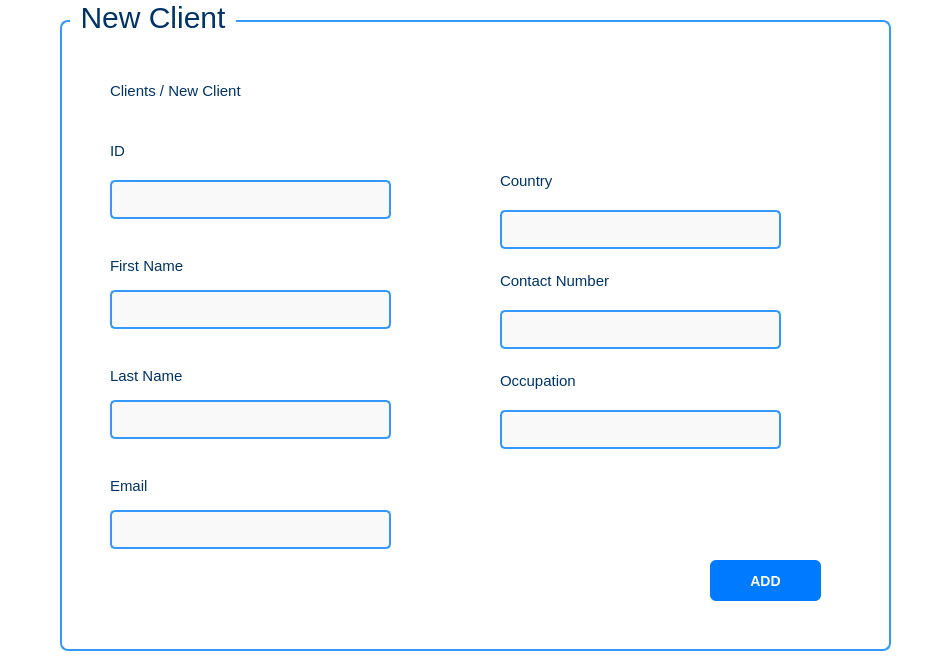
<?xml version="1.0" encoding="UTF-8"?>
<ui version="4.0">
 <class>NewClient</class>
 <widget class="QDialog" name="NewClient">
  <property name="geometry">
   <rect>
    <x>0</x>
    <y>0</y>
    <width>933</width>
    <height>658</height>
   </rect>
  </property>
  <property name="windowTitle">
   <string>Dialog</string>
  </property>
  <property name="styleSheet">
   <string notr="true">/* Main window */
QWidget {
    background-color: #ffffff;
    font-family: &quot;Segoe UI&quot;, sans-serif;
    font-size: 14px;
    color: #1a1a1a;
}

/* Title labels */
QLabel {
    font-weight: bold;
    color: #003366;
    font: 15px;
}

/* Input fields */
QLineEdit {
    border: 2px solid #3399ff;
    border-radius: 5px;
    padding: 5px;
    min-height: 25px;
    background-color: #f9f9f9;
}
QLineEdit:hover {
    border: 2px solid #007acc;
}

/* Group Box */
QGroupBox {
    border: 2px solid #3399ff;
    border-radius: 8px;
    margin-top: 20px;
    font-size: 30px;
}
QGroupBox:title {
    subcontrol-origin: margin;
    left: 10px;
    padding: 0 6px;
    color: #003366;
    font-size: 16px;
    font-weight: bold;
    background-color: #ffffff;
}

/* Buttons */
QPushButton {
    background-color: #007bff;
    color: white;
    border-radius: 6px;
    padding: 6px 12px;
    font-weight: bold;
}
QPushButton:hover {
    background-color: #0056b3;
}
QPushButton:pressed {
    background-color: #003d80;
}</string>
  </property>
  <widget class="QLabel" name="label_9">
   <property name="geometry">
    <rect>
     <x>440</x>
     <y>360</y>
     <width>181</width>
     <height>41</height>
    </rect>
   </property>
   <property name="font">
    <font>
     <family>Segoe UI</family>
     <pointsize>-1</pointsize>
     <italic>false</italic>
     <bold>false</bold>
    </font>
   </property>
   <property name="text">
    <string>Occupation</string>
   </property>
  </widget>
  <widget class="QGroupBox" name="groupBox">
   <property name="geometry">
    <rect>
     <x>60</x>
     <y>0</y>
     <width>831</width>
     <height>651</height>
    </rect>
   </property>
   <property name="title">
    <string>New Client</string>
   </property>
   <widget class="QPushButton" name="btnAdd">
    <property name="geometry">
     <rect>
      <x>650</x>
      <y>560</y>
      <width>111</width>
      <height>41</height>
     </rect>
    </property>
    <property name="text">
     <string>ADD</string>
    </property>
   </widget>
   <widget class="QLineEdit" name="txtEmail">
    <property name="geometry">
     <rect>
      <x>50</x>
      <y>510</y>
      <width>281</width>
      <height>39</height>
     </rect>
    </property>
    <property name="text">
     <string/>
    </property>
   </widget>
   <widget class="QLabel" name="label_6">
    <property name="geometry">
     <rect>
      <x>50</x>
      <y>470</y>
      <width>181</width>
      <height>31</height>
     </rect>
    </property>
    <property name="font">
     <font>
      <family>Segoe UI</family>
      <pointsize>-1</pointsize>
      <italic>false</italic>
      <bold>false</bold>
     </font>
    </property>
    <property name="text">
     <string>Email</string>
    </property>
   </widget>
   <widget class="QLineEdit" name="txtLastName">
    <property name="geometry">
     <rect>
      <x>50</x>
      <y>400</y>
      <width>281</width>
      <height>39</height>
     </rect>
    </property>
   </widget>
   <widget class="QLineEdit" name="txtFirstName">
    <property name="geometry">
     <rect>
      <x>50</x>
      <y>290</y>
      <width>281</width>
      <height>39</height>
     </rect>
    </property>
   </widget>
   <widget class="QLineEdit" name="txtID">
    <property name="geometry">
     <rect>
      <x>50</x>
      <y>180</y>
      <width>281</width>
      <height>39</height>
     </rect>
    </property>
    <property name="palette">
     <palette>
      <active>
       <colorrole role="WindowText">
        <brush brushstyle="SolidPattern">
         <color alpha="255">
          <red>26</red>
          <green>26</green>
          <blue>26</blue>
         </color>
        </brush>
       </colorrole>
       <colorrole role="Button">
        <brush brushstyle="SolidPattern">
         <color alpha="255">
          <red>249</red>
          <green>249</green>
          <blue>249</blue>
         </color>
        </brush>
       </colorrole>
       <colorrole role="Text">
        <brush brushstyle="SolidPattern">
         <color alpha="255">
          <red>26</red>
          <green>26</green>
          <blue>26</blue>
         </color>
        </brush>
       </colorrole>
       <colorrole role="ButtonText">
        <brush brushstyle="SolidPattern">
         <color alpha="255">
          <red>26</red>
          <green>26</green>
          <blue>26</blue>
         </color>
        </brush>
       </colorrole>
       <colorrole role="Base">
        <brush brushstyle="SolidPattern">
         <color alpha="255">
          <red>249</red>
          <green>249</green>
          <blue>249</blue>
         </color>
        </brush>
       </colorrole>
       <colorrole role="Window">
        <brush brushstyle="SolidPattern">
         <color alpha="255">
          <red>249</red>
          <green>249</green>
          <blue>249</blue>
         </color>
        </brush>
       </colorrole>
       <colorrole role="Shadow">
        <brush brushstyle="SolidPattern">
         <color alpha="255">
          <red>0</red>
          <green>0</green>
          <blue>0</blue>
         </color>
        </brush>
       </colorrole>
       <colorrole role="PlaceholderText">
        <brush brushstyle="SolidPattern">
         <color alpha="128">
          <red>26</red>
          <green>26</green>
          <blue>26</blue>
         </color>
        </brush>
       </colorrole>
      </active>
      <inactive>
       <colorrole role="WindowText">
        <brush brushstyle="SolidPattern">
         <color alpha="255">
          <red>26</red>
          <green>26</green>
          <blue>26</blue>
         </color>
        </brush>
       </colorrole>
       <colorrole role="Button">
        <brush brushstyle="SolidPattern">
         <color alpha="255">
          <red>249</red>
          <green>249</green>
          <blue>249</blue>
         </color>
        </brush>
       </colorrole>
       <colorrole role="Text">
        <brush brushstyle="SolidPattern">
         <color alpha="255">
          <red>26</red>
          <green>26</green>
          <blue>26</blue>
         </color>
        </brush>
       </colorrole>
       <colorrole role="ButtonText">
        <brush brushstyle="SolidPattern">
         <color alpha="255">
          <red>26</red>
          <green>26</green>
          <blue>26</blue>
         </color>
        </brush>
       </colorrole>
       <colorrole role="Base">
        <brush brushstyle="SolidPattern">
         <color alpha="255">
          <red>249</red>
          <green>249</green>
          <blue>249</blue>
         </color>
        </brush>
       </colorrole>
       <colorrole role="Window">
        <brush brushstyle="SolidPattern">
         <color alpha="255">
          <red>249</red>
          <green>249</green>
          <blue>249</blue>
         </color>
        </brush>
       </colorrole>
       <colorrole role="Shadow">
        <brush brushstyle="SolidPattern">
         <color alpha="255">
          <red>0</red>
          <green>0</green>
          <blue>0</blue>
         </color>
        </brush>
       </colorrole>
       <colorrole role="PlaceholderText">
        <brush brushstyle="SolidPattern">
         <color alpha="128">
          <red>26</red>
          <green>26</green>
          <blue>26</blue>
         </color>
        </brush>
       </colorrole>
      </inactive>
      <disabled>
       <colorrole role="WindowText">
        <brush brushstyle="SolidPattern">
         <color alpha="255">
          <red>26</red>
          <green>26</green>
          <blue>26</blue>
         </color>
        </brush>
       </colorrole>
       <colorrole role="Button">
        <brush brushstyle="SolidPattern">
         <color alpha="255">
          <red>249</red>
          <green>249</green>
          <blue>249</blue>
         </color>
        </brush>
       </colorrole>
       <colorrole role="Text">
        <brush brushstyle="SolidPattern">
         <color alpha="255">
          <red>26</red>
          <green>26</green>
          <blue>26</blue>
         </color>
        </brush>
       </colorrole>
       <colorrole role="ButtonText">
        <brush brushstyle="SolidPattern">
         <color alpha="255">
          <red>26</red>
          <green>26</green>
          <blue>26</blue>
         </color>
        </brush>
       </colorrole>
       <colorrole role="Base">
        <brush brushstyle="SolidPattern">
         <color alpha="255">
          <red>249</red>
          <green>249</green>
          <blue>249</blue>
         </color>
        </brush>
       </colorrole>
       <colorrole role="Window">
        <brush brushstyle="SolidPattern">
         <color alpha="255">
          <red>249</red>
          <green>249</green>
          <blue>249</blue>
         </color>
        </brush>
       </colorrole>
       <colorrole role="Shadow">
        <brush brushstyle="SolidPattern">
         <color alpha="255">
          <red>0</red>
          <green>0</green>
          <blue>0</blue>
         </color>
        </brush>
       </colorrole>
       <colorrole role="PlaceholderText">
        <brush brushstyle="SolidPattern">
         <color alpha="128">
          <red>26</red>
          <green>26</green>
          <blue>26</blue>
         </color>
        </brush>
       </colorrole>
      </disabled>
     </palette>
    </property>
   </widget>
   <widget class="QLabel" name="label_3">
    <property name="geometry">
     <rect>
      <x>50</x>
      <y>130</y>
      <width>181</width>
      <height>41</height>
     </rect>
    </property>
    <property name="font">
     <font>
      <family>Segoe UI</family>
      <pointsize>-1</pointsize>
      <italic>false</italic>
      <bold>false</bold>
     </font>
    </property>
    <property name="text">
     <string>ID</string>
    </property>
   </widget>
   <widget class="QLabel" name="label_8">
    <property name="geometry">
     <rect>
      <x>50</x>
      <y>250</y>
      <width>181</width>
      <height>31</height>
     </rect>
    </property>
    <property name="palette">
     <palette>
      <active>
       <colorrole role="WindowText">
        <brush brushstyle="SolidPattern">
         <color alpha="255">
          <red>0</red>
          <green>0</green>
          <blue>0</blue>
         </color>
        </brush>
       </colorrole>
       <colorrole role="Button">
        <brush brushstyle="SolidPattern">
         <color alpha="255">
          <red>255</red>
          <green>255</green>
          <blue>255</blue>
         </color>
        </brush>
       </colorrole>
       <colorrole role="Light">
        <brush brushstyle="SolidPattern">
         <color alpha="255">
          <red>255</red>
          <green>255</green>
          <blue>255</blue>
         </color>
        </brush>
       </colorrole>
       <colorrole role="Midlight">
        <brush brushstyle="SolidPattern">
         <color alpha="255">
          <red>229</red>
          <green>229</green>
          <blue>229</blue>
         </color>
        </brush>
       </colorrole>
       <colorrole role="Dark">
        <brush brushstyle="SolidPattern">
         <color alpha="255">
          <red>102</red>
          <green>102</green>
          <blue>102</blue>
         </color>
        </brush>
       </colorrole>
       <colorrole role="Mid">
        <brush brushstyle="SolidPattern">
         <color alpha="255">
          <red>136</red>
          <green>136</green>
          <blue>136</blue>
         </color>
        </brush>
       </colorrole>
       <colorrole role="Text">
        <brush brushstyle="SolidPattern">
         <color alpha="255">
          <red>0</red>
          <green>0</green>
          <blue>0</blue>
         </color>
        </brush>
       </colorrole>
       <colorrole role="BrightText">
        <brush brushstyle="SolidPattern">
         <color alpha="255">
          <red>255</red>
          <green>255</green>
          <blue>255</blue>
         </color>
        </brush>
       </colorrole>
       <colorrole role="ButtonText">
        <brush brushstyle="SolidPattern">
         <color alpha="255">
          <red>0</red>
          <green>0</green>
          <blue>0</blue>
         </color>
        </brush>
       </colorrole>
       <colorrole role="Base">
        <brush brushstyle="SolidPattern">
         <color alpha="255">
          <red>255</red>
          <green>255</green>
          <blue>255</blue>
         </color>
        </brush>
       </colorrole>
       <colorrole role="Window">
        <brush brushstyle="SolidPattern">
         <color alpha="255">
          <red>255</red>
          <green>255</green>
          <blue>255</blue>
         </color>
        </brush>
       </colorrole>
       <colorrole role="Shadow">
        <brush brushstyle="SolidPattern">
         <color alpha="255">
          <red>0</red>
          <green>0</green>
          <blue>0</blue>
         </color>
        </brush>
       </colorrole>
       <colorrole role="AlternateBase">
        <brush brushstyle="SolidPattern">
         <color alpha="255">
          <red>229</red>
          <green>229</green>
          <blue>229</blue>
         </color>
        </brush>
       </colorrole>
       <colorrole role="ToolTipBase">
        <brush brushstyle="SolidPattern">
         <color alpha="255">
          <red>255</red>
          <green>255</green>
          <blue>220</blue>
         </color>
        </brush>
       </colorrole>
       <colorrole role="ToolTipText">
        <brush brushstyle="SolidPattern">
         <color alpha="255">
          <red>0</red>
          <green>0</green>
          <blue>0</blue>
         </color>
        </brush>
       </colorrole>
       <colorrole role="PlaceholderText">
        <brush brushstyle="SolidPattern">
         <color alpha="127">
          <red>0</red>
          <green>0</green>
          <blue>0</blue>
         </color>
        </brush>
       </colorrole>
       <colorrole role="Accent">
        <brush brushstyle="SolidPattern">
         <color alpha="255">
          <red>255</red>
          <green>255</green>
          <blue>255</blue>
         </color>
        </brush>
       </colorrole>
      </active>
      <inactive>
       <colorrole role="WindowText">
        <brush brushstyle="SolidPattern">
         <color alpha="255">
          <red>0</red>
          <green>0</green>
          <blue>0</blue>
         </color>
        </brush>
       </colorrole>
       <colorrole role="Button">
        <brush brushstyle="SolidPattern">
         <color alpha="255">
          <red>255</red>
          <green>255</green>
          <blue>255</blue>
         </color>
        </brush>
       </colorrole>
       <colorrole role="Light">
        <brush brushstyle="SolidPattern">
         <color alpha="255">
          <red>255</red>
          <green>255</green>
          <blue>255</blue>
         </color>
        </brush>
       </colorrole>
       <colorrole role="Midlight">
        <brush brushstyle="SolidPattern">
         <color alpha="255">
          <red>229</red>
          <green>229</green>
          <blue>229</blue>
         </color>
        </brush>
       </colorrole>
       <colorrole role="Dark">
        <brush brushstyle="SolidPattern">
         <color alpha="255">
          <red>102</red>
          <green>102</green>
          <blue>102</blue>
         </color>
        </brush>
       </colorrole>
       <colorrole role="Mid">
        <brush brushstyle="SolidPattern">
         <color alpha="255">
          <red>136</red>
          <green>136</green>
          <blue>136</blue>
         </color>
        </brush>
       </colorrole>
       <colorrole role="Text">
        <brush brushstyle="SolidPattern">
         <color alpha="255">
          <red>0</red>
          <green>0</green>
          <blue>0</blue>
         </color>
        </brush>
       </colorrole>
       <colorrole role="BrightText">
        <brush brushstyle="SolidPattern">
         <color alpha="255">
          <red>255</red>
          <green>255</green>
          <blue>255</blue>
         </color>
        </brush>
       </colorrole>
       <colorrole role="ButtonText">
        <brush brushstyle="SolidPattern">
         <color alpha="255">
          <red>0</red>
          <green>0</green>
          <blue>0</blue>
         </color>
        </brush>
       </colorrole>
       <colorrole role="Base">
        <brush brushstyle="SolidPattern">
         <color alpha="255">
          <red>255</red>
          <green>255</green>
          <blue>255</blue>
         </color>
        </brush>
       </colorrole>
       <colorrole role="Window">
        <brush brushstyle="SolidPattern">
         <color alpha="255">
          <red>255</red>
          <green>255</green>
          <blue>255</blue>
         </color>
        </brush>
       </colorrole>
       <colorrole role="Shadow">
        <brush brushstyle="SolidPattern">
         <color alpha="255">
          <red>0</red>
          <green>0</green>
          <blue>0</blue>
         </color>
        </brush>
       </colorrole>
       <colorrole role="AlternateBase">
        <brush brushstyle="SolidPattern">
         <color alpha="255">
          <red>229</red>
          <green>229</green>
          <blue>229</blue>
         </color>
        </brush>
       </colorrole>
       <colorrole role="ToolTipBase">
        <brush brushstyle="SolidPattern">
         <color alpha="255">
          <red>255</red>
          <green>255</green>
          <blue>220</blue>
         </color>
        </brush>
       </colorrole>
       <colorrole role="ToolTipText">
        <brush brushstyle="SolidPattern">
         <color alpha="255">
          <red>0</red>
          <green>0</green>
          <blue>0</blue>
         </color>
        </brush>
       </colorrole>
       <colorrole role="PlaceholderText">
        <brush brushstyle="SolidPattern">
         <color alpha="127">
          <red>0</red>
          <green>0</green>
          <blue>0</blue>
         </color>
        </brush>
       </colorrole>
       <colorrole role="Accent">
        <brush brushstyle="SolidPattern">
         <color alpha="255">
          <red>255</red>
          <green>255</green>
          <blue>255</blue>
         </color>
        </brush>
       </colorrole>
      </inactive>
      <disabled>
       <colorrole role="WindowText">
        <brush brushstyle="SolidPattern">
         <color alpha="255">
          <red>102</red>
          <green>102</green>
          <blue>102</blue>
         </color>
        </brush>
       </colorrole>
       <colorrole role="Button">
        <brush brushstyle="SolidPattern">
         <color alpha="255">
          <red>255</red>
          <green>255</green>
          <blue>255</blue>
         </color>
        </brush>
       </colorrole>
       <colorrole role="Light">
        <brush brushstyle="SolidPattern">
         <color alpha="255">
          <red>255</red>
          <green>255</green>
          <blue>255</blue>
         </color>
        </brush>
       </colorrole>
       <colorrole role="Midlight">
        <brush brushstyle="SolidPattern">
         <color alpha="255">
          <red>229</red>
          <green>229</green>
          <blue>229</blue>
         </color>
        </brush>
       </colorrole>
       <colorrole role="Dark">
        <brush brushstyle="SolidPattern">
         <color alpha="255">
          <red>102</red>
          <green>102</green>
          <blue>102</blue>
         </color>
        </brush>
       </colorrole>
       <colorrole role="Mid">
        <brush brushstyle="SolidPattern">
         <color alpha="255">
          <red>136</red>
          <green>136</green>
          <blue>136</blue>
         </color>
        </brush>
       </colorrole>
       <colorrole role="Text">
        <brush brushstyle="SolidPattern">
         <color alpha="255">
          <red>102</red>
          <green>102</green>
          <blue>102</blue>
         </color>
        </brush>
       </colorrole>
       <colorrole role="BrightText">
        <brush brushstyle="SolidPattern">
         <color alpha="255">
          <red>255</red>
          <green>255</green>
          <blue>255</blue>
         </color>
        </brush>
       </colorrole>
       <colorrole role="ButtonText">
        <brush brushstyle="SolidPattern">
         <color alpha="255">
          <red>102</red>
          <green>102</green>
          <blue>102</blue>
         </color>
        </brush>
       </colorrole>
       <colorrole role="Base">
        <brush brushstyle="SolidPattern">
         <color alpha="255">
          <red>255</red>
          <green>255</green>
          <blue>255</blue>
         </color>
        </brush>
       </colorrole>
       <colorrole role="Window">
        <brush brushstyle="SolidPattern">
         <color alpha="255">
          <red>255</red>
          <green>255</green>
          <blue>255</blue>
         </color>
        </brush>
       </colorrole>
       <colorrole role="Shadow">
        <brush brushstyle="SolidPattern">
         <color alpha="255">
          <red>0</red>
          <green>0</green>
          <blue>0</blue>
         </color>
        </brush>
       </colorrole>
       <colorrole role="AlternateBase">
        <brush brushstyle="SolidPattern">
         <color alpha="255">
          <red>204</red>
          <green>204</green>
          <blue>204</blue>
         </color>
        </brush>
       </colorrole>
       <colorrole role="ToolTipBase">
        <brush brushstyle="SolidPattern">
         <color alpha="255">
          <red>255</red>
          <green>255</green>
          <blue>220</blue>
         </color>
        </brush>
       </colorrole>
       <colorrole role="ToolTipText">
        <brush brushstyle="SolidPattern">
         <color alpha="255">
          <red>0</red>
          <green>0</green>
          <blue>0</blue>
         </color>
        </brush>
       </colorrole>
       <colorrole role="PlaceholderText">
        <brush brushstyle="SolidPattern">
         <color alpha="127">
          <red>102</red>
          <green>102</green>
          <blue>102</blue>
         </color>
        </brush>
       </colorrole>
       <colorrole role="Accent">
        <brush brushstyle="SolidPattern">
         <color alpha="255">
          <red>255</red>
          <green>255</green>
          <blue>255</blue>
         </color>
        </brush>
       </colorrole>
      </disabled>
     </palette>
    </property>
    <property name="font">
     <font>
      <family>Segoe UI</family>
      <pointsize>-1</pointsize>
      <italic>false</italic>
      <bold>false</bold>
     </font>
    </property>
    <property name="text">
     <string>First Name</string>
    </property>
   </widget>
   <widget class="QLabel" name="label_2">
    <property name="geometry">
     <rect>
      <x>50</x>
      <y>70</y>
      <width>181</width>
      <height>41</height>
     </rect>
    </property>
    <property name="font">
     <font>
      <family>Segoe UI</family>
      <pointsize>-1</pointsize>
      <italic>false</italic>
      <bold>false</bold>
     </font>
    </property>
    <property name="text">
     <string>Clients / New Client</string>
    </property>
   </widget>
   <widget class="QLabel" name="label_4">
    <property name="geometry">
     <rect>
      <x>50</x>
      <y>360</y>
      <width>181</width>
      <height>31</height>
     </rect>
    </property>
    <property name="palette">
     <palette>
      <active>
       <colorrole role="WindowText">
        <brush brushstyle="SolidPattern">
         <color alpha="255">
          <red>0</red>
          <green>0</green>
          <blue>0</blue>
         </color>
        </brush>
       </colorrole>
       <colorrole role="Button">
        <brush brushstyle="SolidPattern">
         <color alpha="255">
          <red>255</red>
          <green>255</green>
          <blue>255</blue>
         </color>
        </brush>
       </colorrole>
       <colorrole role="Light">
        <brush brushstyle="SolidPattern">
         <color alpha="255">
          <red>255</red>
          <green>255</green>
          <blue>255</blue>
         </color>
        </brush>
       </colorrole>
       <colorrole role="Midlight">
        <brush brushstyle="SolidPattern">
         <color alpha="255">
          <red>229</red>
          <green>229</green>
          <blue>229</blue>
         </color>
        </brush>
       </colorrole>
       <colorrole role="Dark">
        <brush brushstyle="SolidPattern">
         <color alpha="255">
          <red>102</red>
          <green>102</green>
          <blue>102</blue>
         </color>
        </brush>
       </colorrole>
       <colorrole role="Mid">
        <brush brushstyle="SolidPattern">
         <color alpha="255">
          <red>136</red>
          <green>136</green>
          <blue>136</blue>
         </color>
        </brush>
       </colorrole>
       <colorrole role="Text">
        <brush brushstyle="SolidPattern">
         <color alpha="255">
          <red>0</red>
          <green>0</green>
          <blue>0</blue>
         </color>
        </brush>
       </colorrole>
       <colorrole role="BrightText">
        <brush brushstyle="SolidPattern">
         <color alpha="255">
          <red>255</red>
          <green>255</green>
          <blue>255</blue>
         </color>
        </brush>
       </colorrole>
       <colorrole role="ButtonText">
        <brush brushstyle="SolidPattern">
         <color alpha="255">
          <red>0</red>
          <green>0</green>
          <blue>0</blue>
         </color>
        </brush>
       </colorrole>
       <colorrole role="Base">
        <brush brushstyle="SolidPattern">
         <color alpha="255">
          <red>255</red>
          <green>255</green>
          <blue>255</blue>
         </color>
        </brush>
       </colorrole>
       <colorrole role="Window">
        <brush brushstyle="SolidPattern">
         <color alpha="255">
          <red>255</red>
          <green>255</green>
          <blue>255</blue>
         </color>
        </brush>
       </colorrole>
       <colorrole role="Shadow">
        <brush brushstyle="SolidPattern">
         <color alpha="255">
          <red>0</red>
          <green>0</green>
          <blue>0</blue>
         </color>
        </brush>
       </colorrole>
       <colorrole role="AlternateBase">
        <brush brushstyle="SolidPattern">
         <color alpha="255">
          <red>229</red>
          <green>229</green>
          <blue>229</blue>
         </color>
        </brush>
       </colorrole>
       <colorrole role="ToolTipBase">
        <brush brushstyle="SolidPattern">
         <color alpha="255">
          <red>255</red>
          <green>255</green>
          <blue>220</blue>
         </color>
        </brush>
       </colorrole>
       <colorrole role="ToolTipText">
        <brush brushstyle="SolidPattern">
         <color alpha="255">
          <red>0</red>
          <green>0</green>
          <blue>0</blue>
         </color>
        </brush>
       </colorrole>
       <colorrole role="PlaceholderText">
        <brush brushstyle="SolidPattern">
         <color alpha="127">
          <red>0</red>
          <green>0</green>
          <blue>0</blue>
         </color>
        </brush>
       </colorrole>
       <colorrole role="Accent">
        <brush brushstyle="SolidPattern">
         <color alpha="255">
          <red>255</red>
          <green>255</green>
          <blue>255</blue>
         </color>
        </brush>
       </colorrole>
      </active>
      <inactive>
       <colorrole role="WindowText">
        <brush brushstyle="SolidPattern">
         <color alpha="255">
          <red>0</red>
          <green>0</green>
          <blue>0</blue>
         </color>
        </brush>
       </colorrole>
       <colorrole role="Button">
        <brush brushstyle="SolidPattern">
         <color alpha="255">
          <red>255</red>
          <green>255</green>
          <blue>255</blue>
         </color>
        </brush>
       </colorrole>
       <colorrole role="Light">
        <brush brushstyle="SolidPattern">
         <color alpha="255">
          <red>255</red>
          <green>255</green>
          <blue>255</blue>
         </color>
        </brush>
       </colorrole>
       <colorrole role="Midlight">
        <brush brushstyle="SolidPattern">
         <color alpha="255">
          <red>229</red>
          <green>229</green>
          <blue>229</blue>
         </color>
        </brush>
       </colorrole>
       <colorrole role="Dark">
        <brush brushstyle="SolidPattern">
         <color alpha="255">
          <red>102</red>
          <green>102</green>
          <blue>102</blue>
         </color>
        </brush>
       </colorrole>
       <colorrole role="Mid">
        <brush brushstyle="SolidPattern">
         <color alpha="255">
          <red>136</red>
          <green>136</green>
          <blue>136</blue>
         </color>
        </brush>
       </colorrole>
       <colorrole role="Text">
        <brush brushstyle="SolidPattern">
         <color alpha="255">
          <red>0</red>
          <green>0</green>
          <blue>0</blue>
         </color>
        </brush>
       </colorrole>
       <colorrole role="BrightText">
        <brush brushstyle="SolidPattern">
         <color alpha="255">
          <red>255</red>
          <green>255</green>
          <blue>255</blue>
         </color>
        </brush>
       </colorrole>
       <colorrole role="ButtonText">
        <brush brushstyle="SolidPattern">
         <color alpha="255">
          <red>0</red>
          <green>0</green>
          <blue>0</blue>
         </color>
        </brush>
       </colorrole>
       <colorrole role="Base">
        <brush brushstyle="SolidPattern">
         <color alpha="255">
          <red>255</red>
          <green>255</green>
          <blue>255</blue>
         </color>
        </brush>
       </colorrole>
       <colorrole role="Window">
        <brush brushstyle="SolidPattern">
         <color alpha="255">
          <red>255</red>
          <green>255</green>
          <blue>255</blue>
         </color>
        </brush>
       </colorrole>
       <colorrole role="Shadow">
        <brush brushstyle="SolidPattern">
         <color alpha="255">
          <red>0</red>
          <green>0</green>
          <blue>0</blue>
         </color>
        </brush>
       </colorrole>
       <colorrole role="AlternateBase">
        <brush brushstyle="SolidPattern">
         <color alpha="255">
          <red>229</red>
          <green>229</green>
          <blue>229</blue>
         </color>
        </brush>
       </colorrole>
       <colorrole role="ToolTipBase">
        <brush brushstyle="SolidPattern">
         <color alpha="255">
          <red>255</red>
          <green>255</green>
          <blue>220</blue>
         </color>
        </brush>
       </colorrole>
       <colorrole role="ToolTipText">
        <brush brushstyle="SolidPattern">
         <color alpha="255">
          <red>0</red>
          <green>0</green>
          <blue>0</blue>
         </color>
        </brush>
       </colorrole>
       <colorrole role="PlaceholderText">
        <brush brushstyle="SolidPattern">
         <color alpha="127">
          <red>0</red>
          <green>0</green>
          <blue>0</blue>
         </color>
        </brush>
       </colorrole>
       <colorrole role="Accent">
        <brush brushstyle="SolidPattern">
         <color alpha="255">
          <red>255</red>
          <green>255</green>
          <blue>255</blue>
         </color>
        </brush>
       </colorrole>
      </inactive>
      <disabled>
       <colorrole role="WindowText">
        <brush brushstyle="SolidPattern">
         <color alpha="255">
          <red>102</red>
          <green>102</green>
          <blue>102</blue>
         </color>
        </brush>
       </colorrole>
       <colorrole role="Button">
        <brush brushstyle="SolidPattern">
         <color alpha="255">
          <red>255</red>
          <green>255</green>
          <blue>255</blue>
         </color>
        </brush>
       </colorrole>
       <colorrole role="Light">
        <brush brushstyle="SolidPattern">
         <color alpha="255">
          <red>255</red>
          <green>255</green>
          <blue>255</blue>
         </color>
        </brush>
       </colorrole>
       <colorrole role="Midlight">
        <brush brushstyle="SolidPattern">
         <color alpha="255">
          <red>229</red>
          <green>229</green>
          <blue>229</blue>
         </color>
        </brush>
       </colorrole>
       <colorrole role="Dark">
        <brush brushstyle="SolidPattern">
         <color alpha="255">
          <red>102</red>
          <green>102</green>
          <blue>102</blue>
         </color>
        </brush>
       </colorrole>
       <colorrole role="Mid">
        <brush brushstyle="SolidPattern">
         <color alpha="255">
          <red>136</red>
          <green>136</green>
          <blue>136</blue>
         </color>
        </brush>
       </colorrole>
       <colorrole role="Text">
        <brush brushstyle="SolidPattern">
         <color alpha="255">
          <red>102</red>
          <green>102</green>
          <blue>102</blue>
         </color>
        </brush>
       </colorrole>
       <colorrole role="BrightText">
        <brush brushstyle="SolidPattern">
         <color alpha="255">
          <red>255</red>
          <green>255</green>
          <blue>255</blue>
         </color>
        </brush>
       </colorrole>
       <colorrole role="ButtonText">
        <brush brushstyle="SolidPattern">
         <color alpha="255">
          <red>102</red>
          <green>102</green>
          <blue>102</blue>
         </color>
        </brush>
       </colorrole>
       <colorrole role="Base">
        <brush brushstyle="SolidPattern">
         <color alpha="255">
          <red>255</red>
          <green>255</green>
          <blue>255</blue>
         </color>
        </brush>
       </colorrole>
       <colorrole role="Window">
        <brush brushstyle="SolidPattern">
         <color alpha="255">
          <red>255</red>
          <green>255</green>
          <blue>255</blue>
         </color>
        </brush>
       </colorrole>
       <colorrole role="Shadow">
        <brush brushstyle="SolidPattern">
         <color alpha="255">
          <red>0</red>
          <green>0</green>
          <blue>0</blue>
         </color>
        </brush>
       </colorrole>
       <colorrole role="AlternateBase">
        <brush brushstyle="SolidPattern">
         <color alpha="255">
          <red>204</red>
          <green>204</green>
          <blue>204</blue>
         </color>
        </brush>
       </colorrole>
       <colorrole role="ToolTipBase">
        <brush brushstyle="SolidPattern">
         <color alpha="255">
          <red>255</red>
          <green>255</green>
          <blue>220</blue>
         </color>
        </brush>
       </colorrole>
       <colorrole role="ToolTipText">
        <brush brushstyle="SolidPattern">
         <color alpha="255">
          <red>0</red>
          <green>0</green>
          <blue>0</blue>
         </color>
        </brush>
       </colorrole>
       <colorrole role="PlaceholderText">
        <brush brushstyle="SolidPattern">
         <color alpha="127">
          <red>102</red>
          <green>102</green>
          <blue>102</blue>
         </color>
        </brush>
       </colorrole>
       <colorrole role="Accent">
        <brush brushstyle="SolidPattern">
         <color alpha="255">
          <red>255</red>
          <green>255</green>
          <blue>255</blue>
         </color>
        </brush>
       </colorrole>
      </disabled>
     </palette>
    </property>
    <property name="font">
     <font>
      <family>Segoe UI</family>
      <pointsize>-1</pointsize>
      <italic>false</italic>
      <bold>false</bold>
     </font>
    </property>
    <property name="text">
     <string>Last Name</string>
    </property>
   </widget>
   <widget class="QLabel" name="label_10">
    <property name="geometry">
     <rect>
      <x>440</x>
      <y>160</y>
      <width>181</width>
      <height>41</height>
     </rect>
    </property>
    <property name="font">
     <font>
      <family>Segoe UI</family>
      <pointsize>-1</pointsize>
      <italic>false</italic>
      <bold>false</bold>
     </font>
    </property>
    <property name="text">
     <string>Country</string>
    </property>
   </widget>
   <widget class="QLabel" name="label_11">
    <property name="geometry">
     <rect>
      <x>440</x>
      <y>360</y>
      <width>181</width>
      <height>41</height>
     </rect>
    </property>
    <property name="font">
     <font>
      <family>Segoe UI</family>
      <pointsize>-1</pointsize>
      <italic>false</italic>
      <bold>false</bold>
     </font>
    </property>
    <property name="text">
     <string>Occupation</string>
    </property>
   </widget>
   <widget class="QLineEdit" name="txtCountry">
    <property name="geometry">
     <rect>
      <x>440</x>
      <y>210</y>
      <width>281</width>
      <height>39</height>
     </rect>
    </property>
    <property name="palette">
     <palette>
      <active>
       <colorrole role="WindowText">
        <brush brushstyle="SolidPattern">
         <color alpha="255">
          <red>26</red>
          <green>26</green>
          <blue>26</blue>
         </color>
        </brush>
       </colorrole>
       <colorrole role="Button">
        <brush brushstyle="SolidPattern">
         <color alpha="255">
          <red>249</red>
          <green>249</green>
          <blue>249</blue>
         </color>
        </brush>
       </colorrole>
       <colorrole role="Text">
        <brush brushstyle="SolidPattern">
         <color alpha="255">
          <red>26</red>
          <green>26</green>
          <blue>26</blue>
         </color>
        </brush>
       </colorrole>
       <colorrole role="ButtonText">
        <brush brushstyle="SolidPattern">
         <color alpha="255">
          <red>26</red>
          <green>26</green>
          <blue>26</blue>
         </color>
        </brush>
       </colorrole>
       <colorrole role="Base">
        <brush brushstyle="SolidPattern">
         <color alpha="255">
          <red>249</red>
          <green>249</green>
          <blue>249</blue>
         </color>
        </brush>
       </colorrole>
       <colorrole role="Window">
        <brush brushstyle="SolidPattern">
         <color alpha="255">
          <red>249</red>
          <green>249</green>
          <blue>249</blue>
         </color>
        </brush>
       </colorrole>
       <colorrole role="Shadow">
        <brush brushstyle="SolidPattern">
         <color alpha="255">
          <red>0</red>
          <green>0</green>
          <blue>0</blue>
         </color>
        </brush>
       </colorrole>
       <colorrole role="PlaceholderText">
        <brush brushstyle="SolidPattern">
         <color alpha="128">
          <red>26</red>
          <green>26</green>
          <blue>26</blue>
         </color>
        </brush>
       </colorrole>
      </active>
      <inactive>
       <colorrole role="WindowText">
        <brush brushstyle="SolidPattern">
         <color alpha="255">
          <red>26</red>
          <green>26</green>
          <blue>26</blue>
         </color>
        </brush>
       </colorrole>
       <colorrole role="Button">
        <brush brushstyle="SolidPattern">
         <color alpha="255">
          <red>249</red>
          <green>249</green>
          <blue>249</blue>
         </color>
        </brush>
       </colorrole>
       <colorrole role="Text">
        <brush brushstyle="SolidPattern">
         <color alpha="255">
          <red>26</red>
          <green>26</green>
          <blue>26</blue>
         </color>
        </brush>
       </colorrole>
       <colorrole role="ButtonText">
        <brush brushstyle="SolidPattern">
         <color alpha="255">
          <red>26</red>
          <green>26</green>
          <blue>26</blue>
         </color>
        </brush>
       </colorrole>
       <colorrole role="Base">
        <brush brushstyle="SolidPattern">
         <color alpha="255">
          <red>249</red>
          <green>249</green>
          <blue>249</blue>
         </color>
        </brush>
       </colorrole>
       <colorrole role="Window">
        <brush brushstyle="SolidPattern">
         <color alpha="255">
          <red>249</red>
          <green>249</green>
          <blue>249</blue>
         </color>
        </brush>
       </colorrole>
       <colorrole role="Shadow">
        <brush brushstyle="SolidPattern">
         <color alpha="255">
          <red>0</red>
          <green>0</green>
          <blue>0</blue>
         </color>
        </brush>
       </colorrole>
       <colorrole role="PlaceholderText">
        <brush brushstyle="SolidPattern">
         <color alpha="128">
          <red>26</red>
          <green>26</green>
          <blue>26</blue>
         </color>
        </brush>
       </colorrole>
      </inactive>
      <disabled>
       <colorrole role="WindowText">
        <brush brushstyle="SolidPattern">
         <color alpha="255">
          <red>26</red>
          <green>26</green>
          <blue>26</blue>
         </color>
        </brush>
       </colorrole>
       <colorrole role="Button">
        <brush brushstyle="SolidPattern">
         <color alpha="255">
          <red>249</red>
          <green>249</green>
          <blue>249</blue>
         </color>
        </brush>
       </colorrole>
       <colorrole role="Text">
        <brush brushstyle="SolidPattern">
         <color alpha="255">
          <red>26</red>
          <green>26</green>
          <blue>26</blue>
         </color>
        </brush>
       </colorrole>
       <colorrole role="ButtonText">
        <brush brushstyle="SolidPattern">
         <color alpha="255">
          <red>26</red>
          <green>26</green>
          <blue>26</blue>
         </color>
        </brush>
       </colorrole>
       <colorrole role="Base">
        <brush brushstyle="SolidPattern">
         <color alpha="255">
          <red>249</red>
          <green>249</green>
          <blue>249</blue>
         </color>
        </brush>
       </colorrole>
       <colorrole role="Window">
        <brush brushstyle="SolidPattern">
         <color alpha="255">
          <red>249</red>
          <green>249</green>
          <blue>249</blue>
         </color>
        </brush>
       </colorrole>
       <colorrole role="Shadow">
        <brush brushstyle="SolidPattern">
         <color alpha="255">
          <red>0</red>
          <green>0</green>
          <blue>0</blue>
         </color>
        </brush>
       </colorrole>
       <colorrole role="PlaceholderText">
        <brush brushstyle="SolidPattern">
         <color alpha="128">
          <red>26</red>
          <green>26</green>
          <blue>26</blue>
         </color>
        </brush>
       </colorrole>
      </disabled>
     </palette>
    </property>
   </widget>
   <widget class="QLineEdit" name="txtContact">
    <property name="geometry">
     <rect>
      <x>440</x>
      <y>310</y>
      <width>281</width>
      <height>39</height>
     </rect>
    </property>
   </widget>
   <widget class="QLineEdit" name="txtOccupation">
    <property name="geometry">
     <rect>
      <x>440</x>
      <y>410</y>
      <width>281</width>
      <height>39</height>
     </rect>
    </property>
   </widget>
   <widget class="QLabel" name="label_7">
    <property name="geometry">
     <rect>
      <x>440</x>
      <y>260</y>
      <width>181</width>
      <height>41</height>
     </rect>
    </property>
    <property name="font">
     <font>
      <family>Segoe UI</family>
      <pointsize>-1</pointsize>
      <italic>false</italic>
      <bold>false</bold>
     </font>
    </property>
    <property name="text">
     <string>Contact Number</string>
    </property>
   </widget>
  </widget>
 </widget>
 <resources/>
 <connections/>
</ui>
